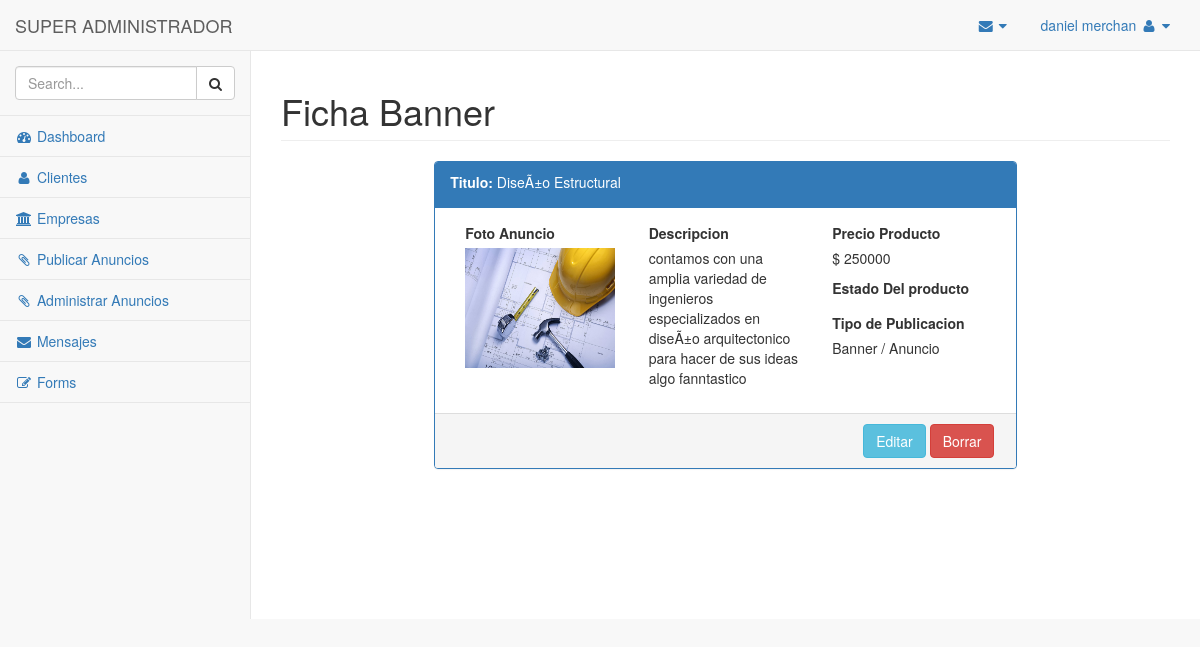
The app's page /admin/viewbanner.php?view=34 (signed in) with its own data.
### tables this page shows
CREATE TABLE `banner` (
  `banner_id` int(11) NOT NULL,
  `banner_titulo` varchar(50) NOT NULL,
  `banner_descripcion` varchar(250) NOT NULL,
  `banner_precio` float NOT NULL,
  `banner_active` set('activo','pendiente','','') NOT NULL,
  `banner_status` set('anuncio','banner','ambos','pendiente') NOT NULL DEFAULT 'pendiente',
  `banner_img` varchar(255) NOT NULL
);

### admin/viewbanner.php (the view, shortened to what this page needs)
<?php
if(!isset($_SESSION["session_username"])) {
    header("location:../");
} else {
?>
<!DOCTYPE html>
<html lang="en">
<head>
    <link href="./vendor/bootstrap/css/bootstrap.min.css" rel="stylesheet">
    <link href="./vendor/metisMenu/metisMenu.min.css" rel="stylesheet">
    <link href="./dist/css/sb-admin-2.css" rel="stylesheet">
    <link href="./vendor/font-awesome/css/font-awesome.min.css" rel="stylesheet" type="text/css">
</head>
<body>
    <div id="wrapper">
        <nav class="navbar navbar-default navbar-static-top" role="navigation" style="margin-bottom: 0">
            <div class="navbar-header">
                <a class="navbar-brand" href="index.html">
                <?php if ($_SESSION['user_suadmin'] == "ROLE_SUADMIN"){
                    echo "SUPER ADMINISTRADOR";
                };?></a>
            </div>
            <ul class="nav navbar-top-links navbar-right">
                <li class="dropdown">
                    <a class="dropdown-toggle" data-toggle="dropdown" href="#">
                        <i class="fa fa-envelope fa-fw"></i> <i class="fa fa-caret-down"></i>
                    </a>
                </li>
                 <li class="dropdown">
                    <a class="dropdown-toggle" data-toggle="dropdown" href="#">
                        <?php echo $_SESSION['session_username'];?> <i class="fa fa-user fa-fw"></i> <i class="fa fa-caret-down"></i>
                    </a>
                </li>
            </ul>
            <div class="navbar-default sidebar" role="navigation">
                <div class="sidebar-nav navbar-collapse">
                    <ul class="nav" id="side-menu">
                        <li class="sidebar-search">
                            <div class="input-group custom-search-form">
                                <input type="text" class="form-control" placeholder="Search...">
                                <span class="input-group-btn">
                                <button class="btn btn-default" type="button">
                                    <i class="fa fa-search"></i>
                                </button>
                            </span>
                            </div>
                        </li>
                        <li>
                            <a href="./"><i class="fa fa-dashboard fa-fw"></i> Dashboard</a>
                        </li>
                        <li>
                            <a href="clientes.php"><i class="fa fa-user fa-fw"></i> Clientes</a>
                        </li>
                        <li>
                            <a href="empresa.php"><i class="fa fa-university fa-fw"></i> Empresas</a>
                        </li>
                        <li>
                            <a href="banner.php"><i class="fa fa-paperclip fa-fw"></i> Publicar Anuncios</a>
                        </li>
                        <li>
                            <a href="adminbanner.php"><i class="fa fa-paperclip fa-fw"></i> Administrar Anuncios</a>
                        </li>
                        <li>
                            <a href="message.php"><i class="fa fa-envelope fa-fw"></i> Mensajes</a>
                        </li>
                        <li>
                            <a href="forms.php"><i class="fa fa-edit fa-fw"></i> Forms</a>
                        </li>
                    </ul>
                </div>
            </div>
        </nav>
   <div id="page-wrapper">
  <?php
       require '../logica/database.php';
       $id = $_GET["view"];
       $ver= "SELECT * FROM `banner` WHERE `banner_id` = '$id' ";
       $re=mysqli_query($conexion,$ver) or die (mysql_error());
       while ($row=mysqli_fetch_array($re,MYSQLI_ASSOC)){ ?>
          <div class="row">
                <div class="col-lg-12">
                    <h1 class="page-header">Ficha Banner</h1>
                </div>
            </div>
            <div class="row">
                <div class="col-lg-2"></div>
                <div class="col-lg-8">
                    <div class="panel panel-primary">
                        <div class="panel-heading">
                            <label for="">Titulo:</label> <?php echo $row['banner_titulo'];?>
                        </div>
                        <div class="panel-body">
                            <div class="col-lg-4">
                               <label for="">Foto Anuncio</label>
                                <img src="../images/slider/<?php echo $row['banner_img'];?>" width="150px" height="120px">
                            </div>
                            <div class="col-lg-4">
                            <label for="">Descripcion</label>
                            <p><?php echo $row['banner_descripcion'];?></p>
                        </div>
                        <div class="col-lg-4">
                            <label for="">Precio Producto</label>
                            <p>$ <?php echo $row['banner_precio'];?></p>
                            <label for="">Estado Del producto</label>
                            <label for="">Tipo de Publicacion</label>
                            <p><?php
                                  if ($row['banner_status'] == 'ambos'){
                                     echo 'Banner / Anuncio';
                                  } elseif ($row['banner_status'] == 'anuncio'){
                                     echo 'Anuncio';
                                  } elseif ($row['banner_status'] == 'banner'){
                                     echo 'Banner';
                                  };?> </p>
                        </div>
                        </div>
                        <div class="panel-footer">
                           <div style="margin-left:75%;">
                               <a href="#" type="submit" class="btn btn-info">Editar</a>
                               <a href="../logica/deleteBanner.php?delete=<?php echo $row['banner_id'];?>" type="submit" class="btn btn-danger">Borrar</a>
                            </div>
                        </div>
                    </div>
                </div>
            <div class="col-lg-2"></div>
        </div>
<?php } ?>
        </div>
    </div>
</body>
</html>
<?php
}
?>

### records on screen
banner: banner_titulo "DiseÃ±o Estructural", banner_img (picture), banner_descripcion "contamos con una amplia variedad de ingenieros especializados en diseÃ±o arquitectonico para hacer de sus ideas algo fanntastico", banner_precio "250000", banner_status "Banner / Anuncio"

### other values on screen
$_SESSION['session_username'] "daniel merchan"
